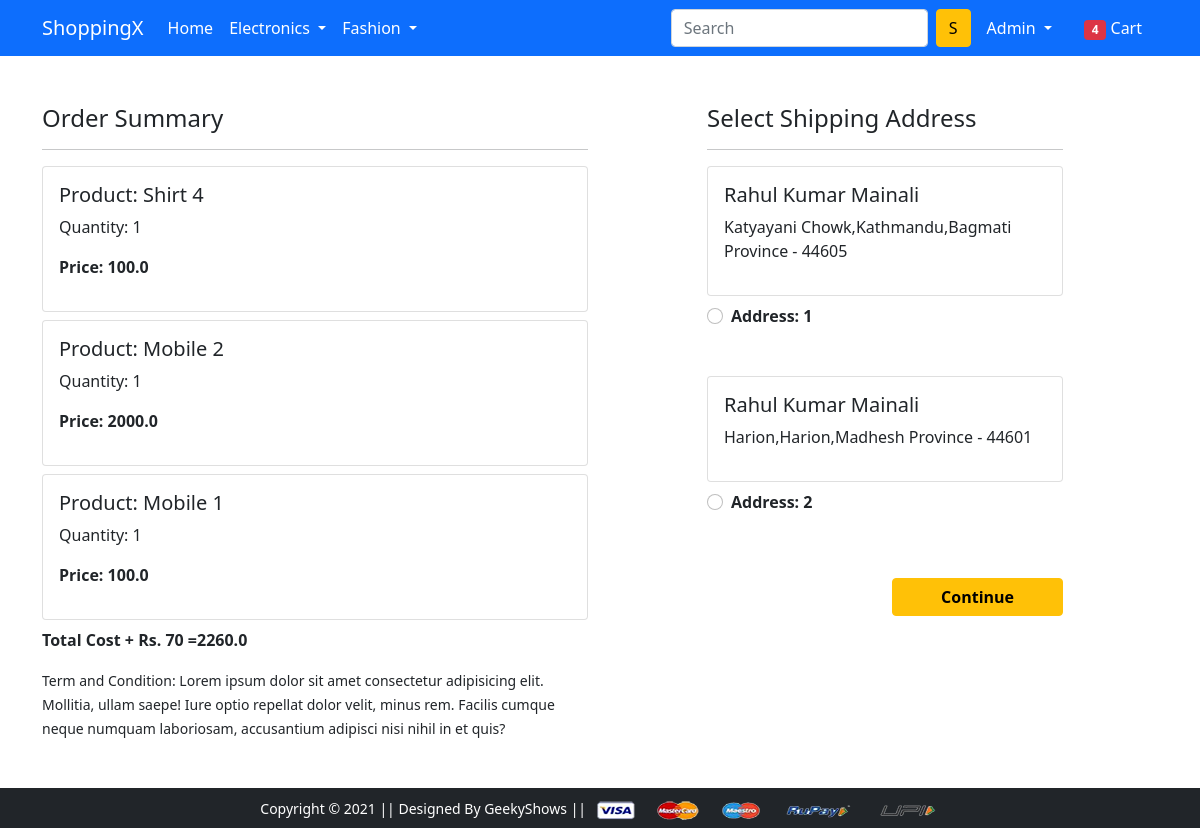
Before: /checkout/ (signed in) with the older database file.
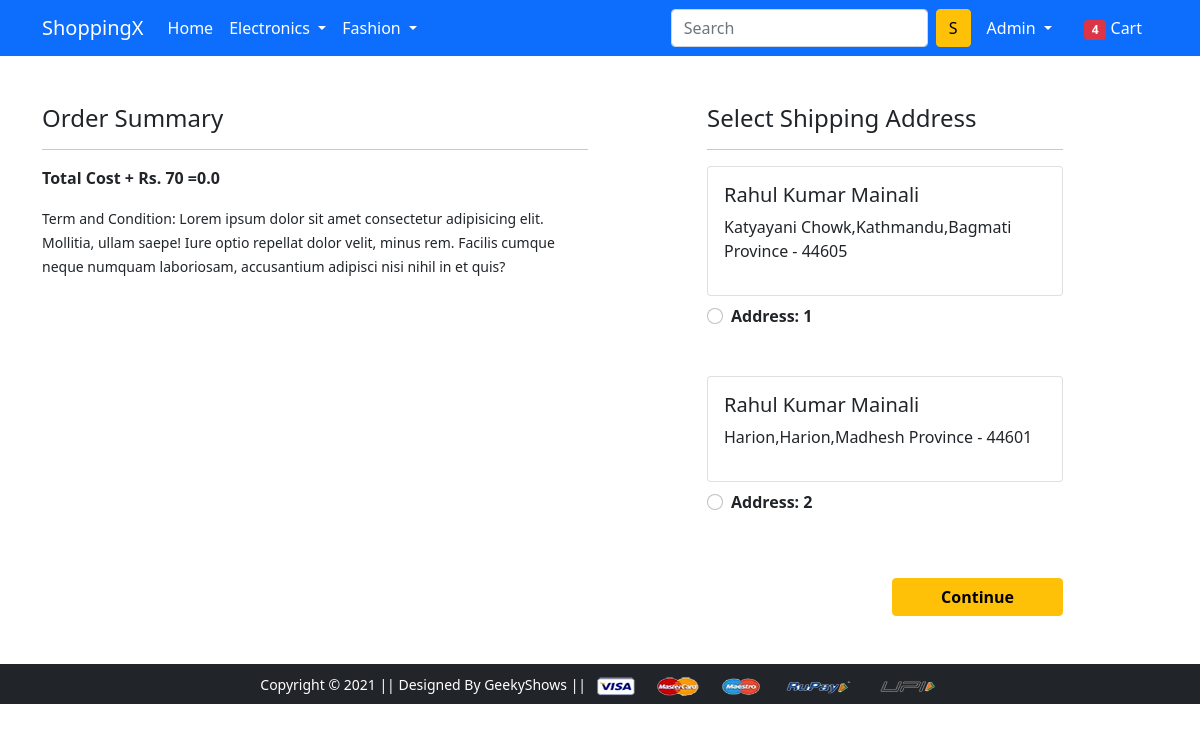
After: the same page with the newer database file.
### app/models.py (models this page shows, shortened)
class Cart(models.Model):
    user=models.ForeignKey(User,on_delete=models.CASCADE)
    product=models.ForeignKey(Product,on_delete=models.CASCADE)
    quantity=models.PositiveIntegerField(default=1)
    @property
    def total_cost(self):
        return self.quantity * self.product.discounted_price

class Product(models.Model):
    title=models.CharField(max_length=100)
    selling_price=models.FloatField()
    discounted_price=models.FloatField()
    description=models.TextField()
    brand=models.CharField(max_length=100)
    category=models.CharField(choices=CATEGORY_CHOICES,max_length=2)
    product_image=models.ImageField(upload_to='productimg')

class Customer(models.Model):
    user=models.ForeignKey(User,on_delete=models.CASCADE)
    name=models.CharField(max_length=200)
    locality=models.CharField(max_length=200)
    city=models.CharField(max_length=50)
    zipcode=models.IntegerField()
    state=models.CharField(choices=STATE_CHOICES,max_length=50)

### app/views.py (the view)
# urls.py: path('checkout/', views.checkout, name='checkout'),
@login_required
def checkout(request):
    user=request.user
    add=Customer.objects.filter(user=user)
    cart_items=Cart.objects.filter(user=user)
    amount=0.0
    shipping_amount=60.0
    totalamount=0.0
    cart_product=[p for p in Cart.objects.all() if p.user==request.user]
    if cart_product:
        for p in cart_product:
            tempamount=(p.quantity * p.product.discounted_price)
            amount += tempamount
        totalamount= amount + shipping_amount
    return render(request, 'app/checkout.html',{'add':add,'totalamount':totalamount,'cart_items':cart_items})

### app/templates/app/checkout.html (shortened to what this page needs)
{% extends 'app/base.html' %}
{% load static %}
{% block main-content %}
<div class="container">
 <div class="row mt-5">
  <div class="col-sm-6">
    <h4>Order Summary</h4>
    <hr>
    {% for item in cart_items %}
      <div class="card mb-2">
        <div class="card-body">
          <h5>Product: {{item.product.title}}</h5>
          <p>Quantity: {{item.quantity}}</p>
          <p class="fw-bold">Price: {{item.total_cost}}</p>
        </div>
      </div>
      {% endfor %}
    <p class="fw-bold">Total Cost + Rs. 70 ={{totalamount}}</p>
    <small>Term and Condition: Lorem ipsum dolor sit amet consectetur adipisicing elit. Mollitia, ullam saepe! Iure optio repellat dolor velit, minus rem. Facilis cumque neque numquam laboriosam, accusantium adipisci nisi nihil in et quis?</small>
  </div>
  <div class="col-sm-4 offset-sm-1">
    <h4>Select Shipping Address</h4>
    <hr>
    <form action="/paymentdone">
      {% for ad in add %}
      <div class="card">
        <div class="card-body">
        <h5>{{ad.name}}</h5>
        <p>{{ad.locality}},{{ad.city}},{{ad.state}} - {{ad.zipcode}}</p>
        </div>
      </div>
        <div class="form-check mt-2 mb-5">
          <input class="form-check-input" type="radio" value="{{ad.id}}" name="custid" id="custadd{{forloop.counter}}">
          <label class="form-check-label fw-bold" for="custadd{{forloop.counter}}">
            Address: {{forloop.counter}}</label>
        </div>
        {% endfor %}
        <div class="text-end">
          <button type="submit" class="btn btn-warning mt-3 px-5 fw-bold">Continue</button>
        </div>
      </form>
    </div>
  </div>
</div>
{% endblock main-content %}

Changed rows visible on the page:
removed Cart: product "Shirt 4", quantity "1", total_cost "100.0"
removed Cart: product "Mobile 2", quantity "1", total_cost "2000.0"
removed Cart: product "Mobile 1", quantity "1", total_cost "100.0"
Other visible differences:
{{ totalamount }}: "2260.0" → "0.0"
